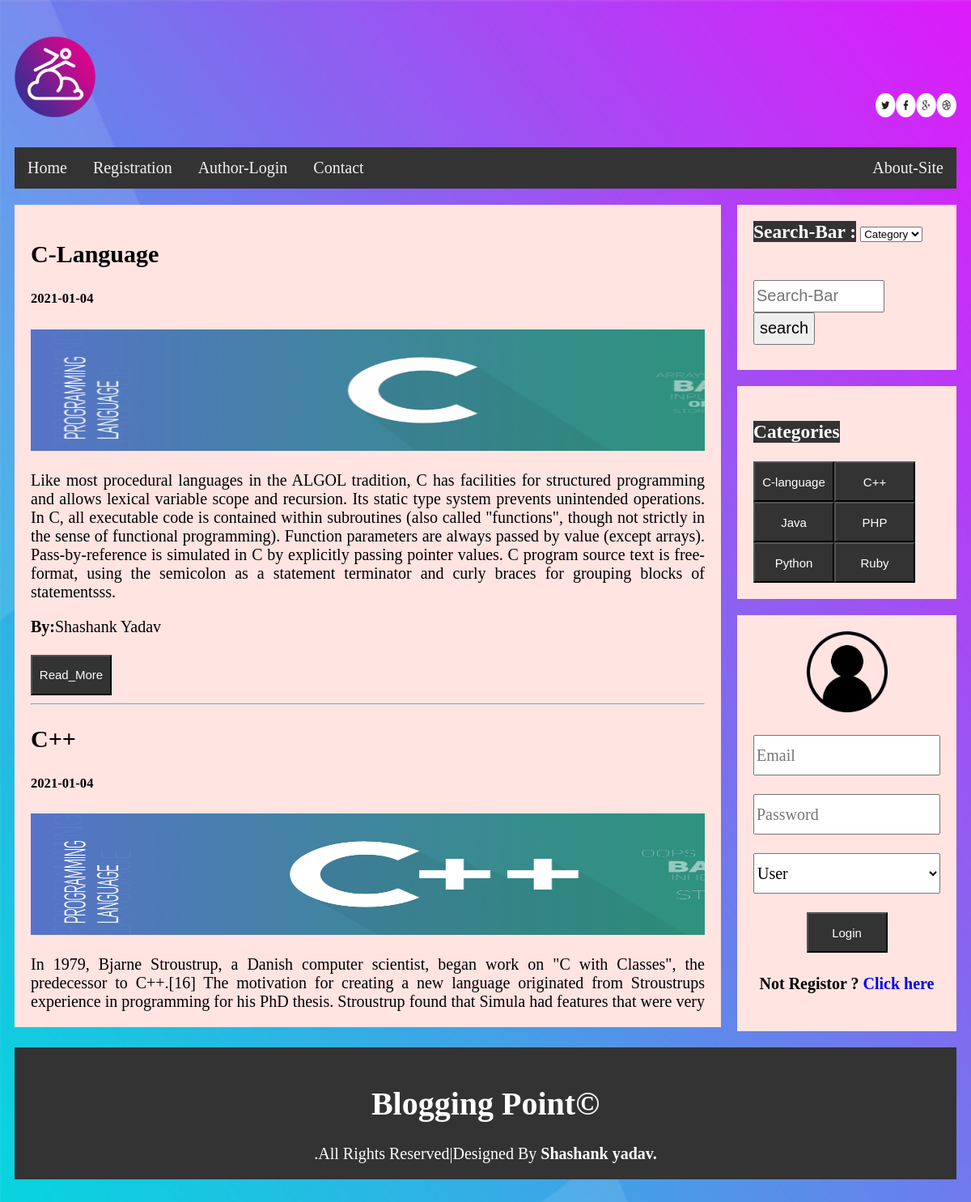
The page / on the database its author committed.
### tables this page shows
CREATE TABLE IF NOT EXISTS `blog` (
  `id` varchar(10) NOT NULL,
  `dname` varchar(200) NOT NULL,
  `category` varchar(400) NOT NULL,
  `title` varchar(500) NOT NULL,
  `date` varchar(100) NOT NULL,
  `image` varchar(500) NOT NULL,
  `stext` varchar(20000) NOT NULL,
  `wtext` varchar(43700) NOT NULL,
  `blogby` varchar(100) NOT NULL
);

CREATE TABLE IF NOT EXISTS `category` (
  `value` varchar(100) NOT NULL,
  `category` varchar(100) NOT NULL,
  PRIMARY KEY (`value`)
);

### index.php (the view, shortened to what this page needs)
<!DOCTYPE html>
<html>
<head>
</head>
<body>
<div>
  <h1><img src="images/b11.png" width="100" height="100" >
    <img style="float:right;margin-top:70px;" src="images/social.png" width="100" height="30" >
  </h1>
</div>
<div class="topnav">
  <a href="index.php">Home</a>
  <a href="registration.php">Registration</a>
  <a href="alogin.php">Author-Login</a>
  <a href="contactus.php">Contact</a>
  <a href="aboutus.php" style="float:right">About-Site</a>
</div>
<div class="row">
  <div class="leftcolumn">
    <div class="card">
      <div style="overflow-y:scroll;height:976px;">
      <?php
      $con=mysqli_connect("127.0.0.1","root","","blog_portal");
      $q1="select blog.dname,blog.title,blog.date,blog.image,blog.stext,blog.id from blog";
      $res=mysqli_query($con,$q1);
      while($row=mysqli_fetch_array($res))
      {
        $dname=$row[0];
        $title=$row[1];
        $date=$row[2];
        $image=$row[3];
        $stext=$row[4];
     echo "<h2>".$title."</h2>";
     echo "<h5>".$date."</h5>";
     echo "<img src='".$image."' style='width:1038px;height:150px;'>";
     echo"<div>";
     echo"<p style='font-size:20px;text-align:justify;'>".$stext."</p></div>";
     echo"<b>By:</b>".$dname."<br>";
     echo"<br><a href='contant.php?id=".$row[5]."'><button >Read_More</button></a>";
     echo"<hr>";
      }
    ?>
      </div>
    </div>
    </div>
  <div class="rightcolumn">
    <div class="card" style="height:204px;">
      <form action="catsearch.php" >
    <h3 style="background-color:#333;color:white;width:130px;display:inline;">Search-Bar :</h3>
    <select  name=search>
          <option value=category>Category</option>
          </select><br><br><br>
<input style="width:70%;height:40px;font-size:20px;"type="text"placeholder="Search-Bar" name="sea"><input style="height:40px;font-size:20px;"type="submit" value="search" name="n1">
</form>
 </div>
    <div class="card">
      <h3 style="background-color:#333;color:white;width:107px;">Categories</h3>
     <div style="height: 150px;">
        <?php
      $con=mysqli_connect("127.0.0.1","root","","blog_portal");
      $q2="select * from category";
      $res2=mysqli_query($con,$q2);
       while($raw=mysqli_fetch_array($res2))
      {
      echo"<a href='sidecatsearch.php?value=".$raw[0]."'><button>".$raw[1]."</button></a>";
      }
       ?>
    </div>
    </div>
    <div class="card">
      <center><img src="images/l.png" width="100" height="100"></center><br>
        <form>
      <input type="text" name="userr" placeholder="Email" class="input" required><br><br>
      <input type="password" name="pswd" placeholder="Password"class="input" required><br><br>
      <select name="utype" class="input">
                <option value=user>User</option>
      </select><br><br>
      <center><button name="login">Login</button></center>
         </form>
         <center><h4>Not Registor ? <a href="registration.php"class="a" style="text-decoration: none;">Click here</a></h4></center>
        </div>
    </div>
     </div>
<div class="footer">
<h1>Blogging Point&copy;</h1>.All Rights Reserved|Designed By <b>Shashank yadav.</b>
</div></body></html>

### index.php (style rules this page uses)
* { box-sizing: border-box; }
body { padding: 10px; background: url(Images/b4.jpg); background-repeat: no-repeat; background-size: 1920px 1965px; font-family: 'Playfair Display', serif; font-size:20px; }
.topnav { overflow: hidden; background-color: #333; }
.topnav a { float: left; display: block; color: #f2f2f2; text-align: center; padding: 14px 16px; text-decoration: none; }
.leftcolumn { float: left; width: 75%; }
.rightcolumn { float: left; width: 25%; background-color: ; padding-left: 20px; }
.card { background-color:mistyrose; padding: 20px; margin-top:20px; }
.row:after { content: ""; display: table; clear: both; }
.footer { padding: 20px; text-align: center; background: #333; margin-top: 20px; color: white; }
.input { width:100%; height:50px; font-size:20px; font-family: Playfair Display; }
button { width:100px; height:50px; background-color: #333; color:white; font-size:15px; }

### rows shown on the page
blog: title "C-Language", date "2021-01-04", image (picture), stext "Like most procedural languages in the ALGOL tradition, C has facilities for structured programming and allows lexical variable scope and recursion. Its static type system prevents unintended operations. In C, all executable code is contained within subroutines (also called \"functions\", though not strictly in the sense of functional programming). Function parameters are always passed by value (except arrays). Pass-by-reference is simulated in C by explicitly passing pointer values. C program source text is free-format, using the semicolon as a statement terminator and curly braces for grouping blocks of statementsss.", dname "Shashank Yadav"
blog: title "C++", date "2021-01-04", image (picture), stext "In 1979, Bjarne Stroustrup, a Danish computer scientist, began work on \"C with Classes\", the predecessor to C++.[16] The motivation for creating a new language originated from Stroustrups experience in programming for his PhD thesis. Stroustrup found that Simula had features that were very…"
category: category "C-language"
category: category "C++"
category: category "Java"
category: category "PHP"
category: category "Python"
category: category "Ruby"
